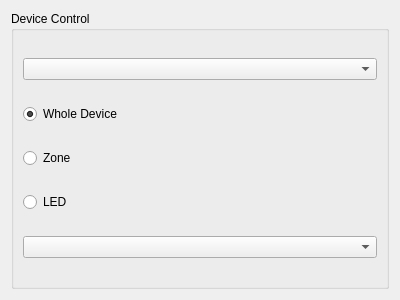
<?xml version="1.0" encoding="UTF-8"?>
<ui version="4.0">
 <class>DeviceControlWidget</class>
 <widget class="QWidget" name="DeviceControlWidget">
  <property name="geometry">
   <rect>
    <x>0</x>
    <y>0</y>
    <width>400</width>
    <height>300</height>
   </rect>
  </property>
  <layout class="QVBoxLayout" name="controlLayout">
   <item>
    <widget class="QGroupBox" name="deviceGroupBox">
     <property name="title">
      <string>Device Control</string>
     </property>
     <layout class="QVBoxLayout" name="deviceLayout">
      <item>
       <widget class="QComboBox" name="deviceCombo"/>
      </item>
      <item>
       <widget class="QRadioButton" name="wholeDeviceRadio">
        <property name="text">
         <string>Whole Device</string>
        </property>
        <property name="checked">
         <bool>true</bool>
        </property>
       </widget>
      </item>
      <item>
       <widget class="QRadioButton" name="zoneRadio">
        <property name="text">
         <string>Zone</string>
        </property>
       </widget>
      </item>
      <item>
       <widget class="QRadioButton" name="ledRadio">
        <property name="text">
         <string>LED</string>
        </property>
       </widget>
      </item>
      <item>
       <widget class="QComboBox" name="selectionCombo"/>
      </item>
     </layout>
    </widget>
   </item>
  </layout>
 </widget>
 <resources/>
 <connections/>
</ui>
